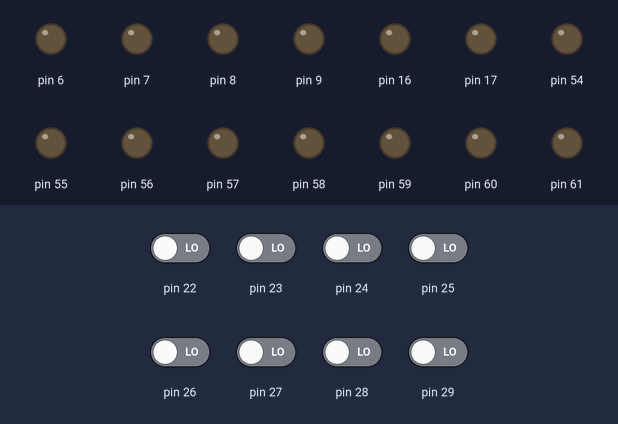
A sketch run on a simulated Arduino Mega 2560, built with avr-gcc and run on an emulated ATmega2560. Shown: output pins drawn as LEDs (lit = HIGH). The inputs (shaded band) are chosen by the test bench; at power-on: pin 22–29 LOW.

Above: at 1.2 s.
1.3 s: pin 22 driven HIGH
At 1.6 s:
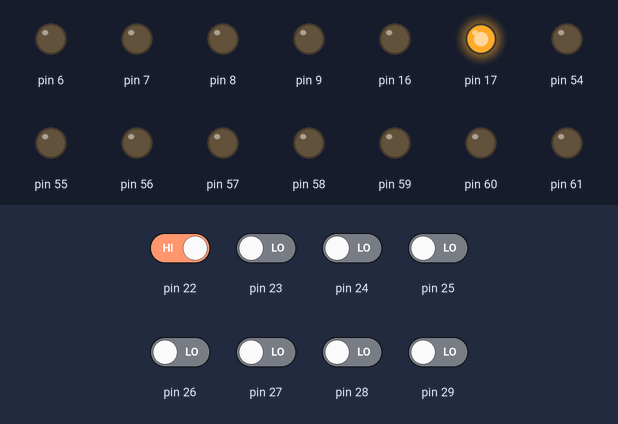
2.8 s: pin 23 driven HIGH
At 3.9 s:
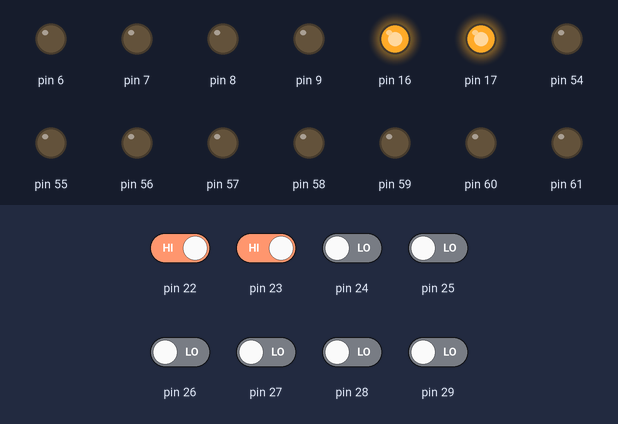
4.3 s: pin 25 driven HIGH
At 5.0 s:
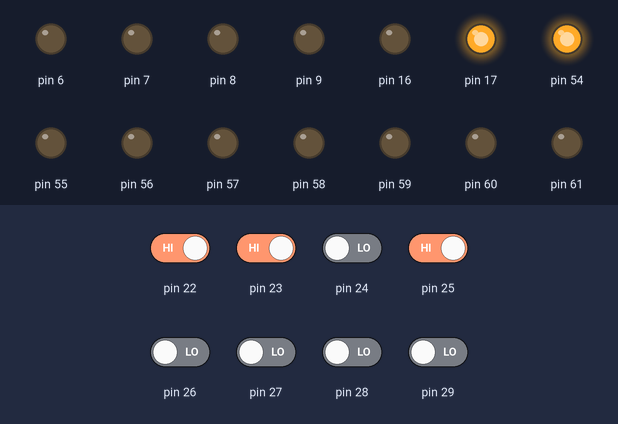
5.8 s: pin 26 driven HIGH
At 6.2 s:
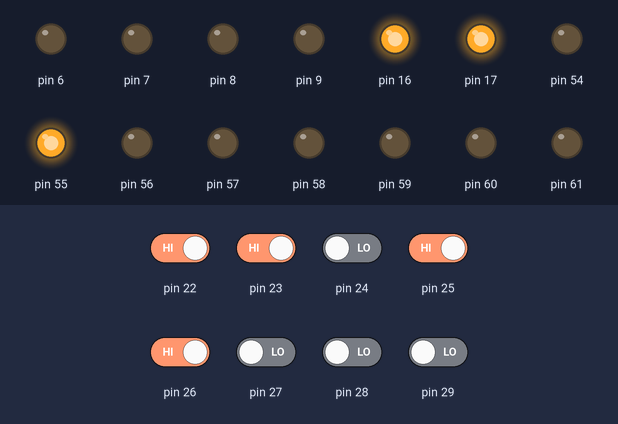
7.3 s: pin 24 driven HIGH
At 8.5 s:
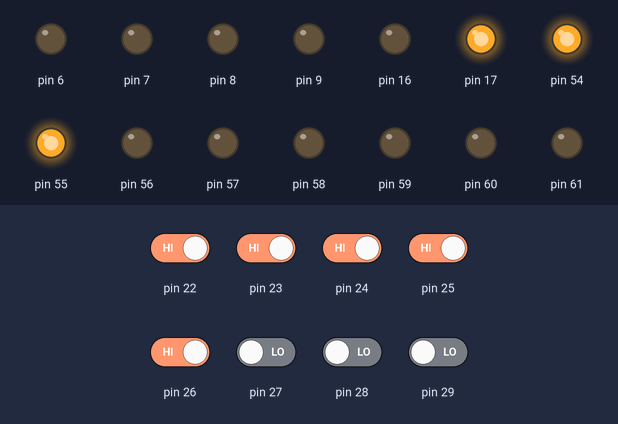
8.8 s: pin 27 driven HIGH
At 9.7 s:
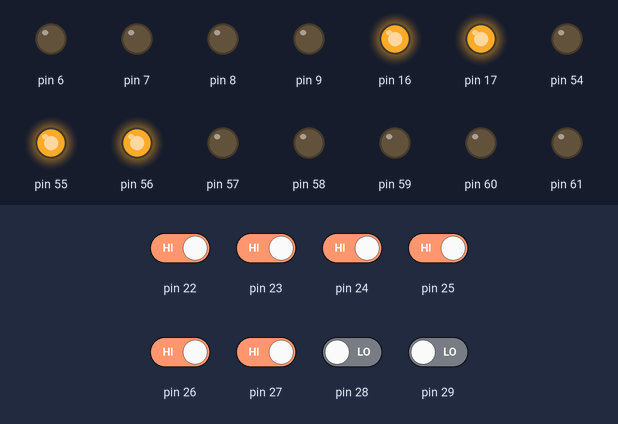
Timing chart, 0 to 11.3 s (numbered marks = the images above; inputs shaded):
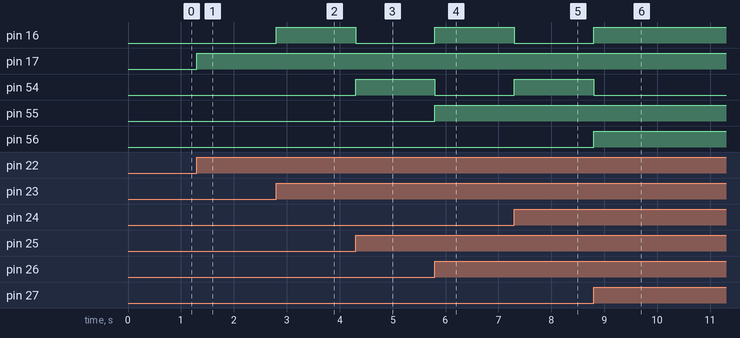

The sketch:

CODIGO_DISPLAY_DECIMAL.ino
```cpp
/*Definición de pines de entrada y salida*/
int val_input=0;
int decenas=0;
int unidades=0;
void setup() {
  DDRA = 0x00;
  DDRF = 0xFF;
  DDRH = 0xFF;
}

void loop() {
  val_input = PINA;
  decenas = val_input/10;
  unidades = val_input%10;
  PORTF = decenas;
  PORTH = unidades;
}
```

Measured:
- after the input at 1.3 s, pin 17: LOW → HIGH at once
- after the input at 2.8 s, pin 16: LOW → HIGH at once
- after the input at 4.3 s, pin 16: HIGH → LOW at once; pin 54: LOW → HIGH at once
- after the input at 5.8 s, pin 16, pin 55: LOW → HIGH at once; pin 54: HIGH → LOW at once
- after the input at 7.3 s, pin 16: HIGH → LOW at once; pin 54: LOW → HIGH at once
- after the input at 8.8 s, pin 16, pin 56: LOW → HIGH at once; pin 54: HIGH → LOW at once
